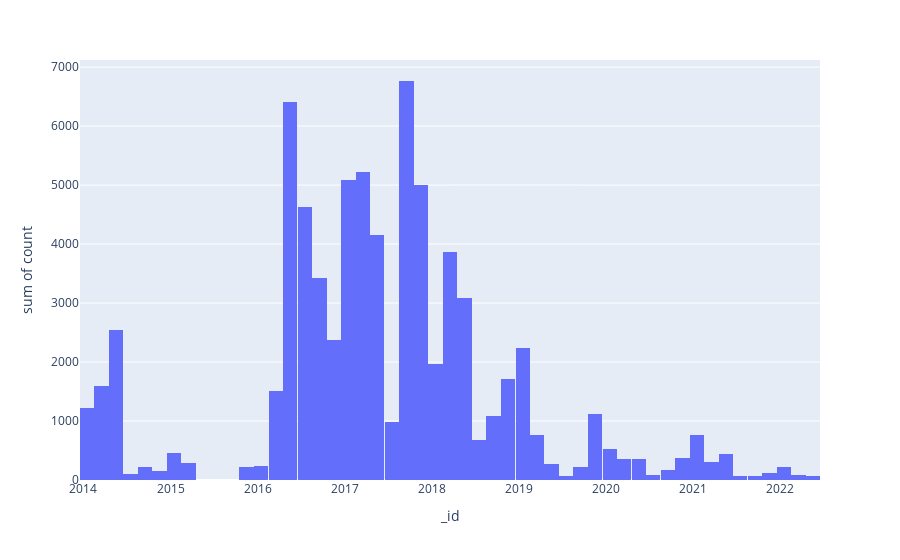

Notebook code for this chart:
### Code cell
import pandas as pd
import plotly.express as px
pipeline = [
        {"$unwind": "$content"},
        {"$group": {"_id": {"$substr": ["$content.created_at", 0, 7]}, "count": {"$sum": 1}}}
    ]
result = list(forum_collection.aggregate(pipeline))
df = pd.DataFrame(result)

    # Convertir les dates en type 'datetime'
df['_id'] = pd.to_datetime(df['_id'])

    # Tracer un histogramme avec Plotly Express
fig = px.histogram(df, x='_id', y='count', nbins=len(df['_id']))
fig.show()
